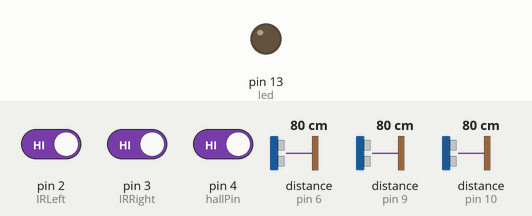
A sketch run on a simulated Arduino Uno, built with avr-gcc and run on an emulated ATmega328P. On the bench: output pins drawn as LEDs (lit = HIGH). Wiring (inferred from the names in the program): 3 × ultrasonic range finder: trigger pin 7, echo pin 6 / trigger pin 8, echo pin 9 / trigger pin 11, echo pin 10. The test bench sets the inputs (shaded band); at power-on: pin 4 (hallPin) HIGH, pin 2 (IRLeft) HIGH, pin 3 (IRRight) HIGH, distance to the obstacle (sensors on pin 6, pin 9, pin 10) 80 cm. The echo pulse lasts 58.3 µs per cm; pins used as bus, display or sensor lines are not drawn; what the sketch prints to the serial monitor is not drawn.

Above: at 1.2 s.
1.3 s: pin 4 (hallPin) driven LOW
At 2.2 s:
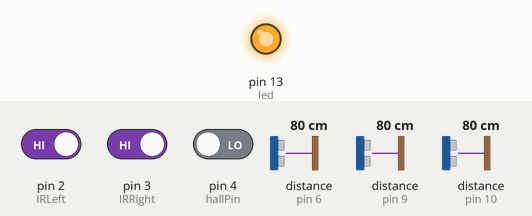
5.8 s: pin 4 (hallPin) driven HIGH
At 6.7 s:
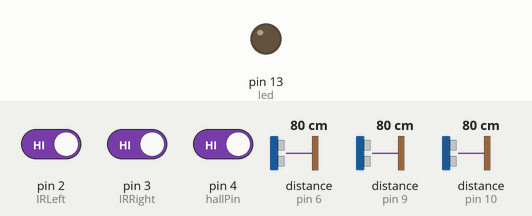
Timing chart, 0 to 8.8 s (numbered marks = the images above; inputs shaded):
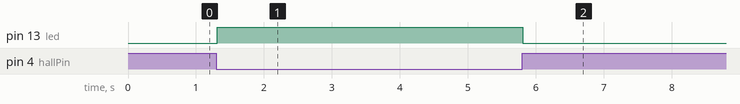

Measured:
- after the input at 1.3 s, pin 13 (led): LOW → HIGH at once
- after the input at 5.8 s, pin 13 (led): HIGH → LOW at once

The sketch:

Sensorslave.ino
```cpp
#include <Wire.h> //Voor I2C
// SONAR RECHTS
const int pingPin2 = 8;
const int echoPin2 = 9;

// SONAR LINKS
const int pingPin3 = 11;
const int echoPin3 = 10;

const int pingPin = 7;
const int echoPin = 6;
const int IRLeft = 2;
const int IRRight = 3;
const int hallPin = 4; //hall sensor
int led = 13; // standaard LED op Arduino
int hallSensorValue;
long cm;
long cmR; // SONAR RIGHT
long cmL; // SONAR LEFT
bool leftLine;
bool rightLine;

void setup() {
  Serial.begin(74880);
  pinMode(pingPin, OUTPUT);
  pinMode(echoPin, INPUT);
  pinMode(pingPin2, OUTPUT);
  pinMode(echoPin2, INPUT);
  pinMode(pingPin3, OUTPUT);
  pinMode(echoPin3, INPUT);
  pinMode(IRLeft, INPUT_PULLUP);
  pinMode(IRRight, INPUT_PULLUP);
  pinMode(hallPin, INPUT);
  pinMode (led, OUTPUT);
  digitalWrite(led, LOW);
  Wire.begin(8);
  Wire.onRequest(requestEvent);
}

void loop() {
  detectEdge();
  detectLines();
  detectObjectRight();
  detectObjectLeft();

  Serial.println(state());
  Serial.println(cmL);
  Serial.println(cmR);
  Serial.println(cm);
  detectPerson();
}

void detectEdge()
{
  long duration;
  digitalWrite(pingPin, LOW);
  delayMicroseconds(2);
  digitalWrite(pingPin, HIGH);
  delayMicroseconds(10);
  digitalWrite(pingPin, LOW);
  duration = pulseIn(echoPin, HIGH);
  cm = microsecondsToCentimeters(duration);
}

void detectObjectRight()
{
  long duration;
  digitalWrite(pingPin2, LOW);
  delayMicroseconds(2);
  digitalWrite(pingPin2, HIGH);
  delayMicroseconds(10);
  digitalWrite(pingPin2, LOW);
  duration = pulseIn(echoPin2, HIGH);
  cmR = microsecondsToCentimeters(duration);
}

void detectObjectLeft()
{
  long duration;
  digitalWrite(pingPin3, LOW);
  delayMicroseconds(2);
  digitalWrite(pingPin3, HIGH);
  delayMicroseconds(10);
  digitalWrite(pingPin3, LOW);
  duration = pulseIn(echoPin3, HIGH);
  cmL = microsecondsToCentimeters(duration);
}

void detectLines()
{
  leftLine = digitalRead(IRLeft);
  rightLine = digitalRead(IRRight);
}

long microsecondsToCentimeters(long microseconds) {
  return microseconds / 29 / 2;
}

void requestEvent()
{
  Wire.write(state());
}

char state()
{
  if (cm >= 15) return '1';
  if (cmR <= 15 && cmL <= 15) return '4';
  if (cmR <= 15) return '2';
  if (cmL <= 15) return '3';
  if (leftLine && rightLine) return 'O';
  if (leftLine) return 'L';
  if (rightLine) return 'R';
  return '0';
}

void detectPerson() {
  hallSensorValue = digitalRead(hallPin) ;
  if (hallSensorValue == LOW) // When magnetic field is present, Arduino LED is on
  {
    digitalWrite (led, HIGH);
  }
  else
  {
    digitalWrite (led, LOW);
  }
}
```
